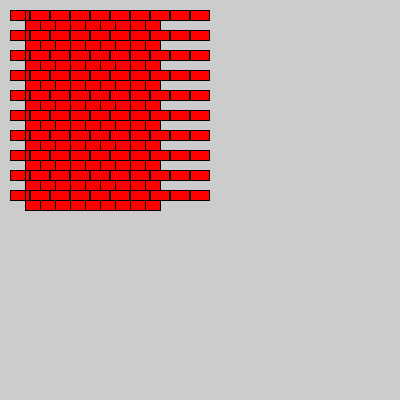
Frame 1 (no input)
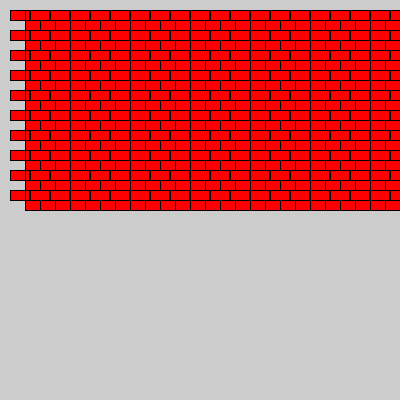
Frame 60 (the mouse pressed at the canvas centre just before this capture)
Frame 120 (the mouse held since frame 60 and released just before this capture): identical to frame 60, image omitted

The Processing sketch that drew these frames (run headless with seeded random() and noise(); from frame 60 on, the mouse is pressed at the canvas centre):

// Processing sketch: Hoofdstuk_9_7_Verdieping
// ── Hoofdstuk_9_7_Verdieping.pde
int Xamount = 10;
int Xamount2 = 10;
int Yamount = 10;
int Yamount2 = 10;

void setup(){
size(400,400);
}

void draw(){
for(int f = 0; f < 10; f++){
  for(int j = 0; j < 10; j++){
    fill(255,0,0);
    rect(Xamount, Yamount, 19 , 10);
    rect(Xamount2, Yamount2, 15, 10);
    Yamount += 20;
   Yamount2 += 20;

  }
 
  Yamount = 10;
  Yamount2 = 20;
  Xamount += 20;
  Xamount2 += 15;
}
}
